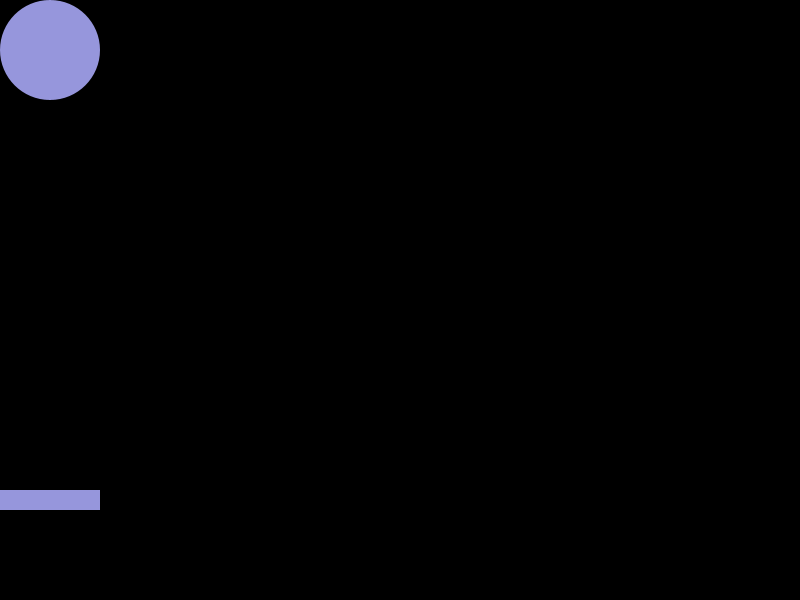
Frame 1 (no input)
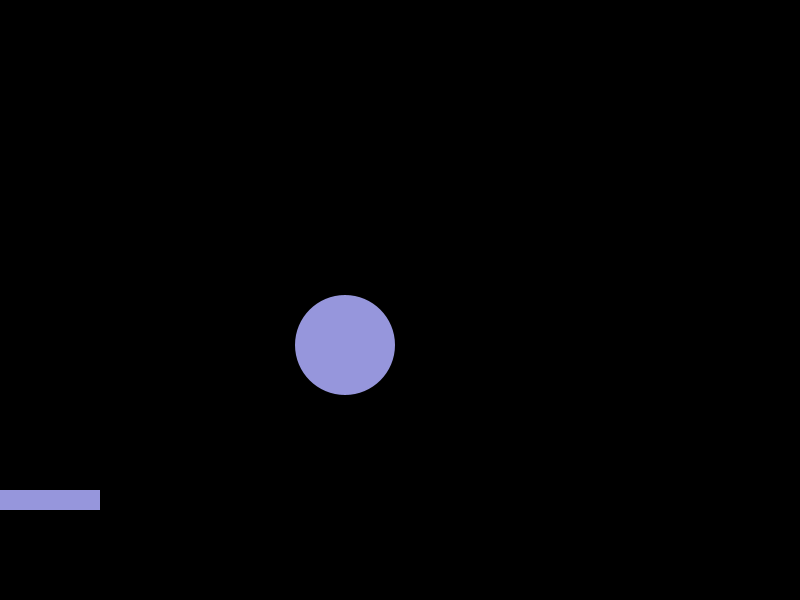
Frame 60 (the mouse pressed at the canvas centre just before this capture)
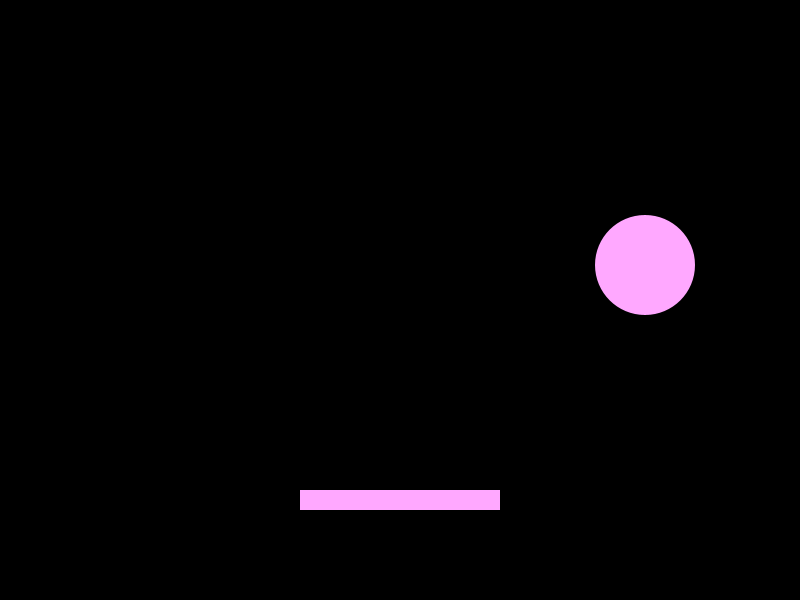
Frame 120 (the mouse held since frame 60 and released just before this capture)

The Processing sketch that drew these frames (run headless with seeded random() and noise(); from frame 60 on, the mouse is pressed at the canvas centre):

// Processing sketch: processing_111226
// ── processing_111226.pde

int diameter = 100;
int ydistance = diameter/2;
int xdistance = diameter/2;
 
int speed = 5;
int ydirection = 1;
int xdirection = 1;
 
void setup() {
size(800, 600);
background(0);
fill(150, 150, 220);
colorMode(RGB,100);
noStroke();
}
 
void draw() {
  background(0);
  ellipse(xdistance, ydistance, diameter, diameter);
   
  rectMode(CENTER);
  rect(mouseX,height-100,200,20);
   
  //Move me
  ydistance += speed*ydirection;
  xdistance += speed*xdirection;
   
  //Did I hit the bottom?
  if (ydistance > height-diameter/2) {
  ydirection = -ydirection;
  println("I hit the bottom");
  }
   
  //Did I hit the top?
  if (ydistance < 0+diameter/2) { 
    ydirection = -ydirection; println("I hit the top"); 
  } 
  
  //Did I hit the right side? 
  if (xdistance > width-diameter/2) {
    xdirection = -xdirection;
    println("I hit the right side");
  }
   
  //Did I hit the left side?
  if (xdistance < 0+diameter/2) {
    xdirection = -xdirection;
    println("I hit the left side");
  }
  
  //Did I hit the paddle? fuck yeah i did
  if (xdistance > mouseX-100 && xdistance < mouseX +100 && ydistance>height-150){
    ydirection = -ydirection; 
    fill(random(255), random(255), random(255));
  }
}
